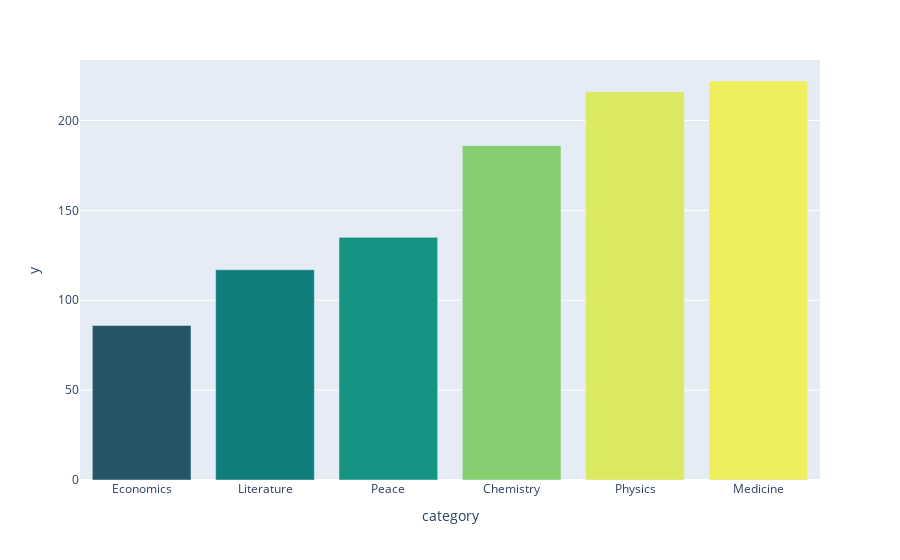

The notebook cell saved with this chart:
### Markdown cell above
# Number of Prizes per Category

**Challenge**: 
* In how many categories are prizes awarded? 
* Create a plotly bar chart with the number of prizes awarded by category. 
* Use the color scale called `Aggrnyl` to colour the chart, but don't show a color axis.
* Which category has the most number of prizes awarded? 
* Which category has the fewest number of prizes awarded?

### Code cell
by_category = df_data.groupby(by='category').size().sort_values()
fig = px.bar(by_category, x=by_category.index, y=by_category.values, 
            color=by_category.values, color_continuous_scale=px.colors.sequential.Aggrnyl)

fig.update(layout_coloraxis_showscale=False)
fig.show()

### Figure 1 — Plotly figure (JSON) as saved in the notebook; plotly's stock layout.template omitted (floating-point values rounded to 4 significant figures)
{"data": [{"hovertemplate": "category=%{x}<br>y=%{y}<br>color=%{marker.color}<extra></extra>", "legendgroup": "", "marker": {"color": [86, 117, 135, 186, 216, 222], "coloraxis": "coloraxis", "pattern": {"shape": ""}}, "name": "", "orientation": "v", "showlegend": false, "textposition": "auto", "type": "bar", "x": ["Economics", "Literature", "Peace", "Chemistry", "Physics", "Medicine"], "xaxis": "x", "y": [86, 117, 135, 186, 216, 222], "yaxis": "y"}], "layout": {"barmode": "relative", "coloraxis": {"colorbar": {"title": {"text": "color"}}, "colorscale": [[0, "rgb(36, 86, 104)"], [0.1667, "rgb(15, 114, 121)"], [0.3333, "rgb(13, 143, 129)"], [0.5, "rgb(57, 171, 126)"], [0.6667, "rgb(110, 197, 116)"], [0.8333, "rgb(169, 220, 103)"], [1, "rgb(237, 239, 93)"]], "showscale": false}, "legend": {"tracegroupgap": 0}, "margin": {"t": 60}, "xaxis": {"anchor": "y", "domain": [0, 1], "title": {"text": "category"}}, "yaxis": {"anchor": "x", "domain": [0, 1], "title": {"text": "y"}}}}
